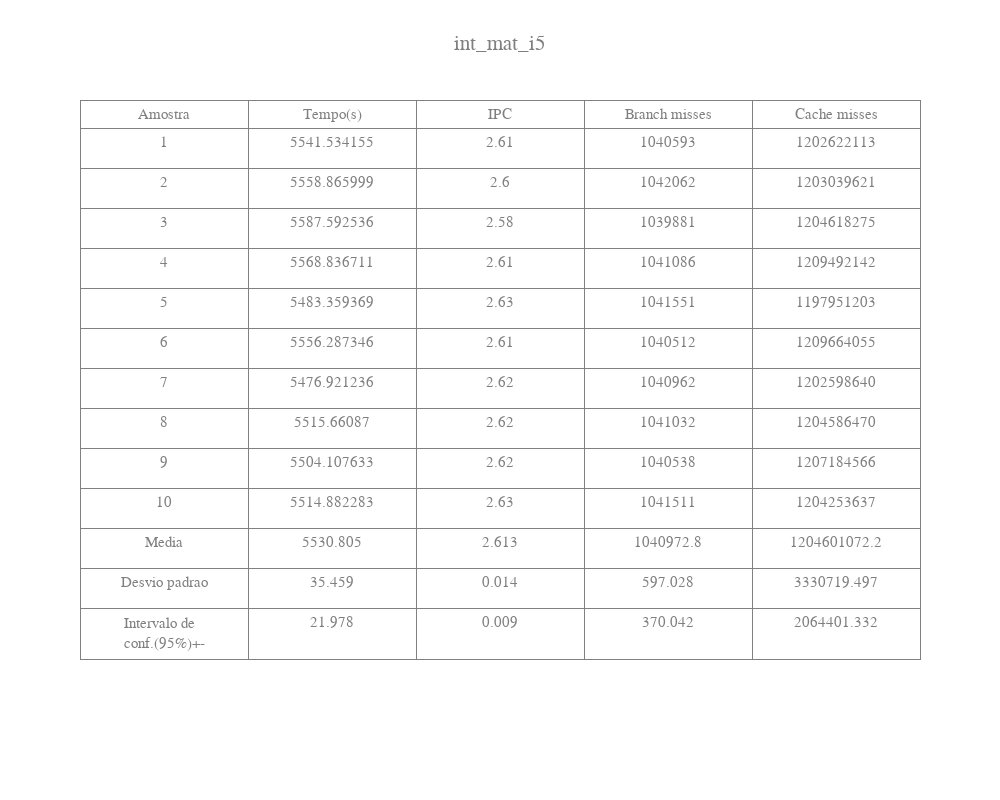
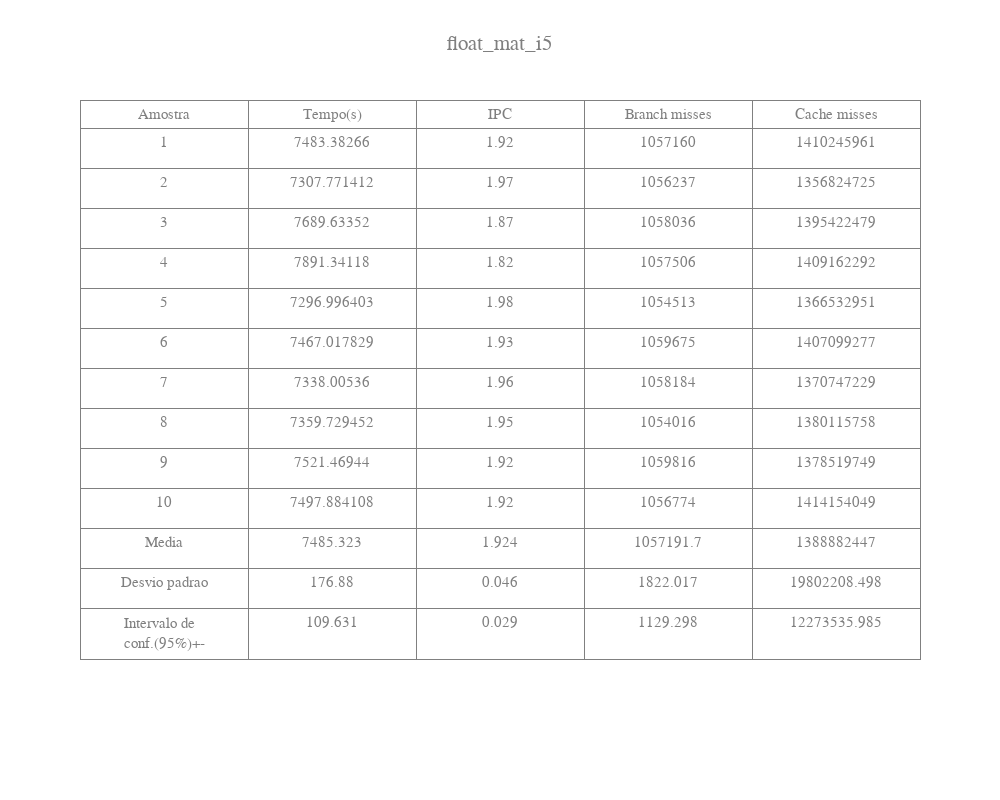
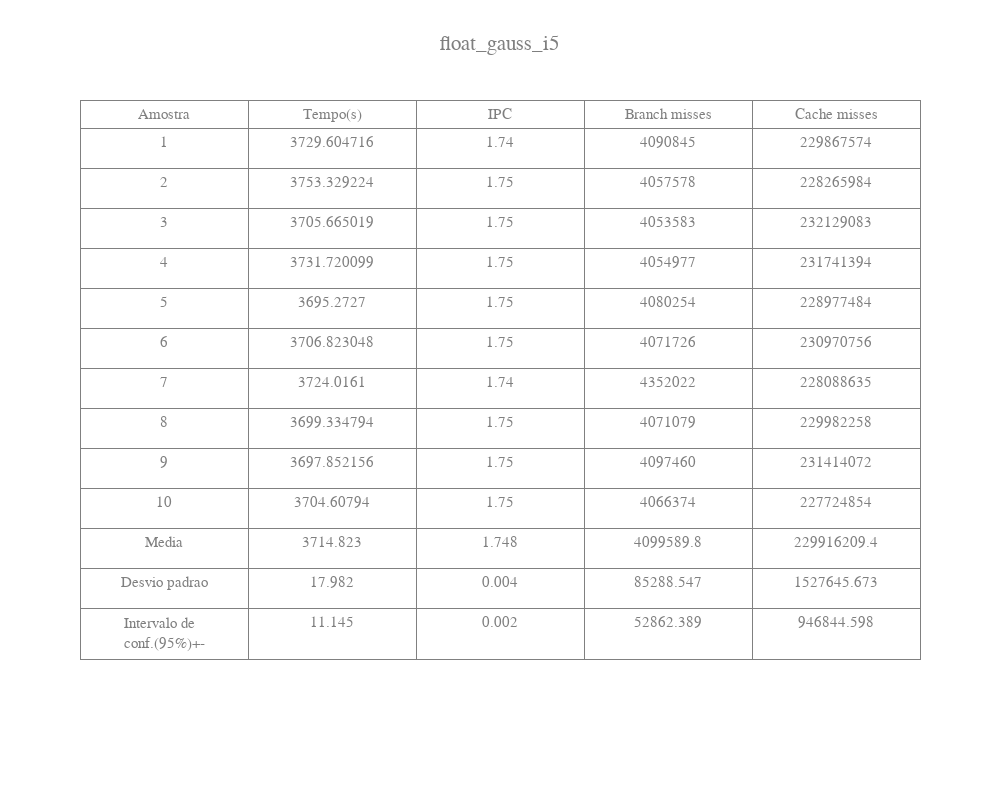
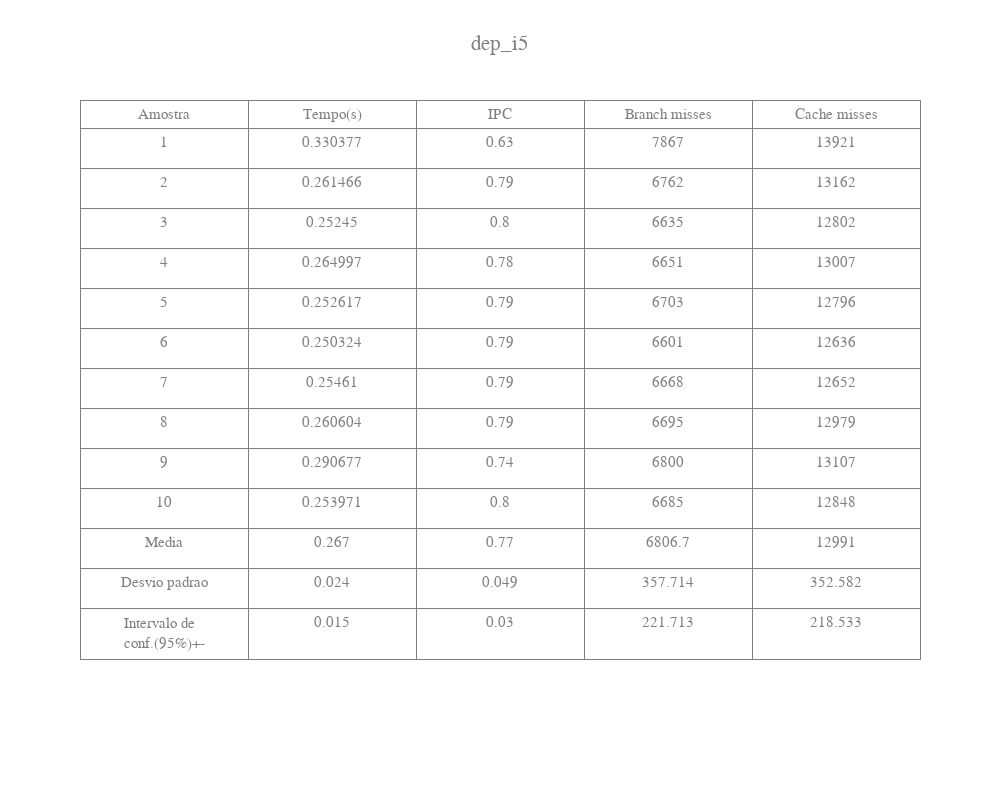

Notebook code cell kept with these figures, in order:
### Code cell
def confidence(avg, std, size):
    return 1.96*std/math.sqrt(size)

def plot_tables():
    avgs = dict()
    stds = dict()
    confs = dict()

    for test, data in test_results.items():
        clock_data = np.array([])
        icp_data = np.array([])
        branch_data = np.array([])
        cache_data = np.array([])

        #print('teste: {}'.format(test))
        for results in test_results[test]:
            clock_data = np.append(clock_data, results['clock'])
            icp_data = np.append(icp_data, results['icp'])
            branch_data = np.append(branch_data, results['branch_misses'])
            cache_data = np.append(cache_data, results['cache_misses'])
            #print(results)
        #print('clock data', clock_data)
        clock_avg = round(np.average(clock_data),3)
        clock_std = round(np.std(clock_data),3)
        clock_conf = round(confidence(clock_avg, clock_std, 10),3)
        #print('clock avg {} clock std {} confidence {}\n'.format(clock_avg, clock_std, clock_conf))
        clock_data = np.append(clock_data, clock_avg)
        clock_data = np.append(clock_data, clock_std)
        clock_data = np.append(clock_data, clock_conf)


        #print('icp data ', icp_data)
        icp_avg = round(np.average(icp_data),3)
        icp_std = round(np.std(icp_data),3)
        icp_conf = round(confidence(icp_avg, icp_std, 10),3)
        #print('icp avg {} icp std {} icp conf {} \n'.format(icp_avg, icp_std, icp_conf))
        icp_data = np.append(icp_data, icp_avg)
        icp_data = np.append(icp_data, icp_std)
        icp_data = np.append(icp_data, icp_conf)

        #print('branch data', branch_data)
        branch_avg = round(np.average(branch_data),3)
        branch_std = round(np.std(branch_data),3)
        branch_conf = round(confidence(branch_avg, branch_std, 10),3)
        print('branch conf do teste {}: {}'.format(test, branch_conf))
        #print('branch avg {} branch std {} branch conf {}\n'.format(branch_avg, branch_std, branch_conf))
        branch_data = np.append(branch_data, branch_avg)
        branch_data = np.append(branch_data, branch_std)
        branch_data = np.append(branch_data, branch_conf)

        #print('cache data', cache_data)
        cache_avg = round(np.average(cache_data), 3)
        cache_std = round(np.std(cache_data), 3)
        cache_conf = round(confidence(cache_avg, cache_std, 10), 3)
        #print('cache avg {} cache std {} cache conf {}\n'.format(cache_avg, cache_std, cache_conf))
        cache_data = np.append(cache_data, cache_avg)
        cache_data = np.append(cache_data, cache_std)
        cache_data = np.append(cache_data, cache_conf)

        index_cells = [i for i in range(1,11)]
        index_cells.append('Media')
        index_cells.append('Desvio padrao')
        index_cells.append('Intervalo de conf.(95%)+-')
        cells = [index_cells,clock_data, icp_data, branch_data, cache_data]
        columns = ['Amostra','Tempo(s)','IPC', 'Branch misses', 'Cache misses']

        layout = go.Layout(
            title=test,
            font=dict(family='Courier New, monospace', size=15, color='#7f7f7f'),
            width=1000,
            height=800
        )
        trace = go.Table(
            columnwidth = [40],
            header=dict(values=columns),
            cells=dict(values=cells, height=40)
        )
        data = [trace]
        figure = go.Figure(layout=layout, data=data)
        iplot(figure)

        avgs[test] = dict()
        avgs[test]['clock'] = clock_avg
        avgs[test]['ipc'] = icp_avg
        avgs[test]['branch'] = branch_avg
        avgs[test]['cache'] = cache_avg

        confs[test] = dict()
        confs[test]['clock'] = clock_conf
        confs[test]['ipc'] = icp_conf
        confs[test]['branch'] = branch_conf
        confs[test]['cache'] = cache_conf
        #print('------------------')
        pio.write_image(figure, 'images/{}.jpeg'.format(test))
        #print(avgs)
    return avgs, confs



avgs, confs = plot_tables()

### Figure 1 — Plotly figure (JSON) as saved in the notebook; plotly's stock layout.template omitted (floating-point values rounded to 4 significant figures)
{"data": [{"cells": {"height": 40, "values": [[1, 2, 3, 4, 5, 6, 7, 8, 9, 10, "Media", "Desvio padrao", "Intervalo de conf.(95%)+-"], [5542.0, 5559.0, 5588.0, 5569.0, 5483.0, 5556.0, 5477.0, 5516.0, 5504.0, 5515.0, 5531.0, 35.46, 21.98], [2.61, 2.6, 2.58, 2.61, 2.63, 2.61, 2.62, 2.62, 2.62, 2.63, 2.613, 0.014, 0.009], [1040593, 1042062, 1039881, 1041086, 1041551, 1040512, 1040962, 1041032, 1040538, 1041511, 1041000.0, 597.0, 370.0], [1202622113, 1203039621, 1204618275, 1209492142, 1197951203, 1209664055, 1202598640, 1204586470, 1207184566, 1204253637, 1205000000.0, 3331000.0, 2064000.0]]}, "columnwidth": [40], "header": {"values": ["Amostra", "Tempo(s)", "IPC", "Branch misses", "Cache misses"]}, "type": "table", "uid": "abf0ad89-3236-41aa-b1f0-40eb472b2d3f"}], "layout": {"font": {"color": "#7f7f7f", "family": "Courier New, monospace", "size": 15}, "height": 800, "title": "int_mat_i5", "width": 1000}}

### Figure 2 — Plotly figure (JSON) as saved in the notebook; plotly's stock layout.template omitted (floating-point values rounded to 4 significant figures)
{"data": [{"cells": {"height": 40, "values": [[1, 2, 3, 4, 5, 6, 7, 8, 9, 10, "Media", "Desvio padrao", "Intervalo de conf.(95%)+-"], [7483.0, 7308.0, 7690.0, 7891.0, 7297.0, 7467.0, 7338.0, 7360.0, 7521.0, 7498.0, 7485.0, 176.9, 109.6], [1.92, 1.97, 1.87, 1.82, 1.98, 1.93, 1.96, 1.95, 1.92, 1.92, 1.924, 0.046, 0.029], [1057160, 1056237, 1058036, 1057506, 1054513, 1059675, 1058184, 1054016, 1059816, 1056774, 1057000.0, 1822.0, 1129.0], [1410245961, 1356824725, 1395422479, 1409162292, 1366532951, 1407099277, 1370747229, 1380115758, 1378519749, 1414154049, 1388882447, 19800000.0, 12270000.0]]}, "columnwidth": [40], "header": {"values": ["Amostra", "Tempo(s)", "IPC", "Branch misses", "Cache misses"]}, "type": "table", "uid": "3f914535-1330-4ee9-b5c0-b7df59246e4e"}], "layout": {"font": {"color": "#7f7f7f", "family": "Courier New, monospace", "size": 15}, "height": 800, "title": "float_mat_i5", "width": 1000}}

### Figure 3 — Plotly figure (JSON) as saved in the notebook; plotly's stock layout.template omitted (floating-point values rounded to 4 significant figures)
{"data": [{"cells": {"height": 40, "values": [[1, 2, 3, 4, 5, 6, 7, 8, 9, 10, "Media", "Desvio padrao", "Intervalo de conf.(95%)+-"], [3730.0, 3753.0, 3706.0, 3732.0, 3695.0, 3707.0, 3724.0, 3699.0, 3698.0, 3705.0, 3715.0, 17.98, 11.14], [1.74, 1.75, 1.75, 1.75, 1.75, 1.75, 1.74, 1.75, 1.75, 1.75, 1.748, 0.004, 0.002], [4090845, 4057578, 4053583, 4054977, 4080254, 4071726, 4352022, 4071079, 4097460, 4066374, 4100000.0, 85290.0, 52860.0], [229867574, 228265984, 232129083, 231741394, 228977484, 230970756, 228088635, 229982258, 231414072, 227724854, 229900000.0, 1528000.0, 946800.0]]}, "columnwidth": [40], "header": {"values": ["Amostra", "Tempo(s)", "IPC", "Branch misses", "Cache misses"]}, "type": "table", "uid": "aea4dcb7-5a4c-453d-beab-1ef1370d1c4f"}], "layout": {"font": {"color": "#7f7f7f", "family": "Courier New, monospace", "size": 15}, "height": 800, "title": "float_gauss_i5", "width": 1000}}

### Figure 4 — Plotly figure (JSON) as saved in the notebook; plotly's stock layout.template omitted (floating-point values rounded to 4 significant figures)
{"data": [{"cells": {"height": 40, "values": [[1, 2, 3, 4, 5, 6, 7, 8, 9, 10, "Media", "Desvio padrao", "Intervalo de conf.(95%)+-"], [0.3304, 0.2615, 0.2525, 0.265, 0.2526, 0.2503, 0.2546, 0.2606, 0.2907, 0.254, 0.267, 0.024, 0.015], [0.63, 0.79, 0.8, 0.78, 0.79, 0.79, 0.79, 0.79, 0.74, 0.8, 0.77, 0.049, 0.03], [7867, 6762, 6635, 6651, 6703, 6601, 6668, 6695, 6800, 6685, 6807.0, 357.7, 221.7], [13921, 13162, 12802, 13007, 12796, 12636, 12652, 12979, 13107, 12848, 12991, 352.6, 218.5]]}, "columnwidth": [40], "header": {"values": ["Amostra", "Tempo(s)", "IPC", "Branch misses", "Cache misses"]}, "type": "table", "uid": "00de93c0-eadd-4f6e-8c78-e87562e7d8d4"}], "layout": {"font": {"color": "#7f7f7f", "family": "Courier New, monospace", "size": 15}, "height": 800, "title": "dep_i5", "width": 1000}}
